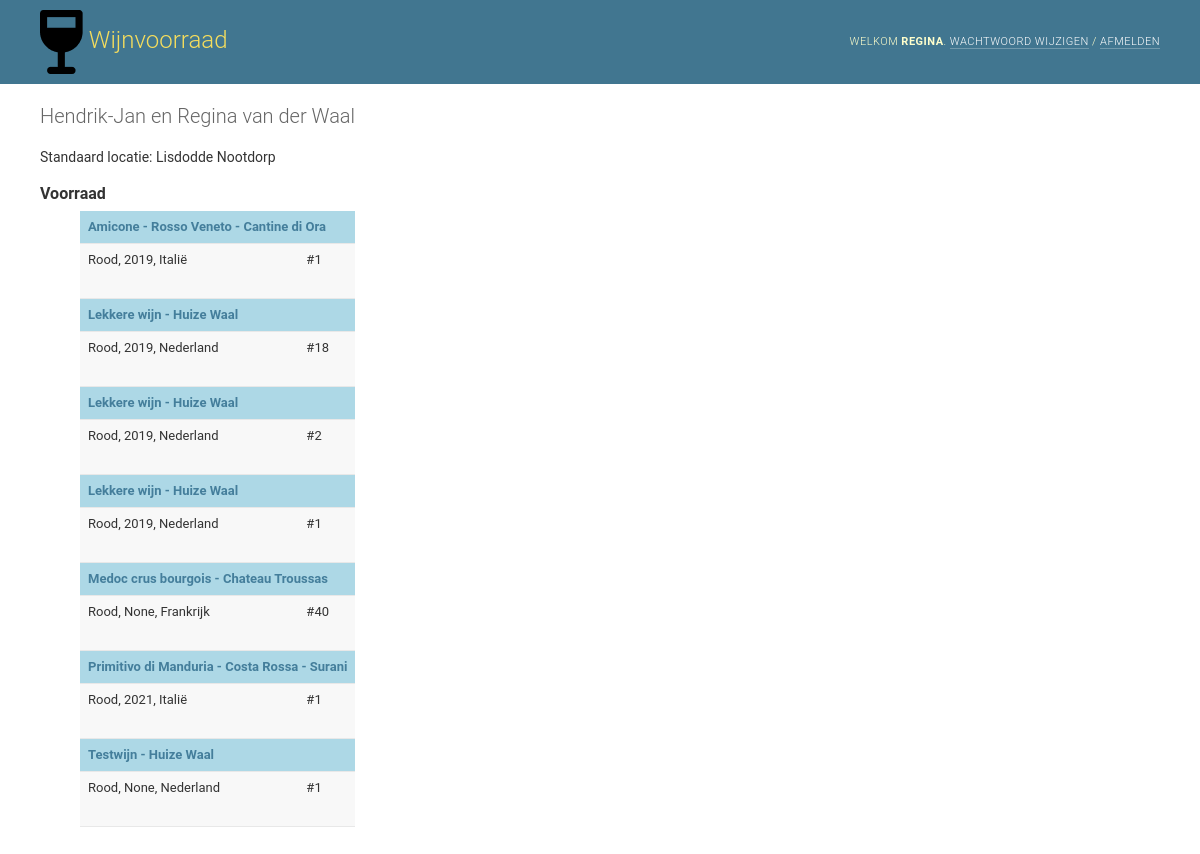
/WijnVoorraad/deelnemer/2/ (signed in), run on an earlier commit of the app's database.
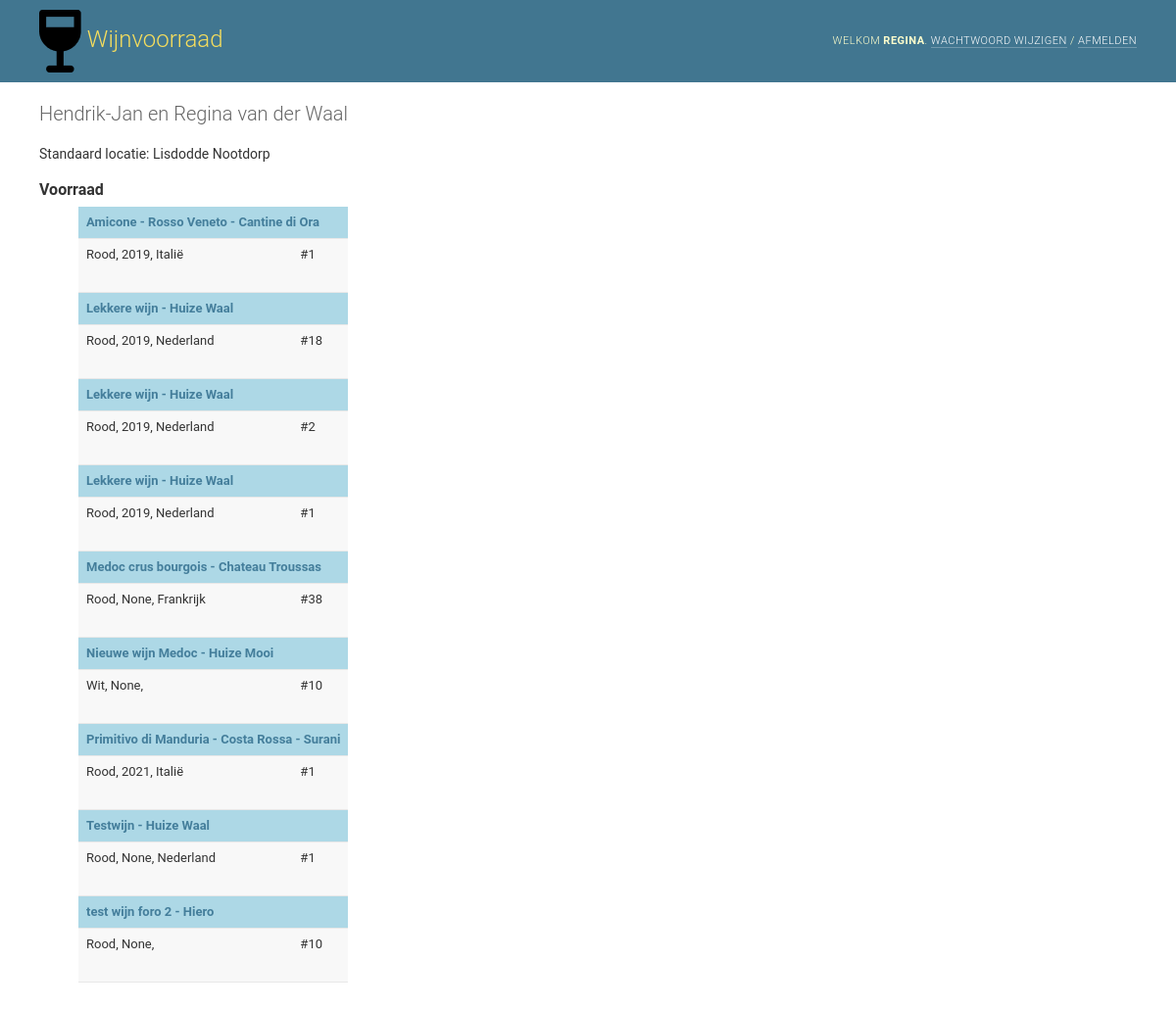
And on a later commit of the database.
### WijnVoorraad/models.py (models this page shows, shortened)
class WijnVoorraad(models.Model):
    wijn = models.ForeignKey(Wijn, on_delete=models.PROTECT)
    deelnemer = models.ForeignKey(Deelnemer, on_delete=models.PROTECT)
    ontvangst = models.ForeignKey(Ontvangst, on_delete=models.PROTECT)
    locatie = models.ForeignKey(Locatie, on_delete=models.PROTECT)
    vak = models.ForeignKey(Vak, on_delete=models.PROTECT, null=True, blank=True)
    aantal = models.IntegerField(default=0)
    class Meta:
        ordering = ["wijn", "deelnemer", "locatie", "vak"]
        verbose_name = "Wijnvoorraad"
        verbose_name_plural = "wijnvoorraad"
        constraints = [
            models.UniqueConstraint(
                name="unique_wijnvoorraad",
                fields=["wijn", "deelnemer", "locatie", "vak"],
                deferrable=Deferrable.DEFERRED,
            )
        ]

class Wijn(models.Model):
    naam = models.CharField(max_length=200)
    domein = models.CharField(max_length=200)
    wijnsoort = models.ForeignKey(WijnSoort, on_delete=models.PROTECT)
    def validate_jaartal(jaartal):
        if not (1900 < jaartal < 2500):
            raise ValidationError(
                (
                    "%(jaartal)s is geen geldig jaartal. Het jaartal moet liggen tussen 1901 en 2499"
                ),
                params={"jaartal": jaartal},
            )
    jaar = models.PositiveSmallIntegerField(
        null=True, blank=True, validators=[validate_jaartal]
    )
    land = models.CharField(max_length=200, blank=True)
    streek = models.CharField(max_length=200, blank=True)
    classificatie = models.CharField(max_length=200, blank=True)
    leverancier = models.CharField(max_length=200, blank=True)
    website = models.URLField(max_length=200, blank=True)
    opmerking = models.CharField(max_length=200, blank=True)
    foto = models.ImageField(upload_to='images/', null=True, blank=True)
    datumAangemaakt = models.DateTimeField(auto_now_add=True)
    datumAfgesloten = models.DateTimeField(null=True, blank=True)
    wijnDruivensoorten = models.ManyToManyField(
        DruivenSoort,
        through="WijnDruivensoort",
        through_fields=("wijn", "druivensoort"),
        null=True, blank=True
        )
    class Meta:
        ordering = ["naam"]
        verbose_name_plural = "wijnen"
        constraints = [
            models.UniqueConstraint(
                name="unique_wijn",
                fields=["naam", "domein"],
                deferrable=Deferrable.DEFERRED,
            )
        ]

class WijnSoort(models.Model):
    omschrijving = models.CharField(max_length=200)
    class Meta:
        ordering = ["omschrijving"]
        verbose_name = "wijnsoort"
        verbose_name_plural = "wijnsoorten"

### WijnVoorraad/views.py (the view)
# urls.py: path('deelnemer/<int:pk>/', DeelnemerDetailView.as_view(), name='deelnemerdetail'),
class DeelnemerDetailView(LoginRequiredMixin, DetailView):
    model = Deelnemer
    context_object_name = 'deelnemer'
    def get_context_data(self, **kwargs):
        context = super().get_context_data(**kwargs)
        context['voorraad_list'] = WijnVoorraad.objects.filter(deelnemer=self.object)
        return context

### WijnVoorraad/models.py (called while the page is built)
    def __str__(self):
        return self.omschrijving

### WijnVoorraad/templates/WijnVoorraad/deelnemer_detail.html
{% extends "./base.html" %}
{% block content %}
<h1>{{ deelnemer.naam }}</h1>
<p>Standaard locatie: {{ object.standaardLocatie }}</p>
<h2>Voorraad</h2>
<ul>
    <table>
        {% for v in voorraad_list %}
            <tr class="mainrow">
                <td colspan="2" class="mainrow">
                    <b><a href="{% url 'WijnVoorraad:wijndetail' v.id %}">{{ v.wijn.naam }} - {{ v.wijn.domein }}</a></b>
                </td>
            </tr>
            <tr class="nextrow">
                <td class="nextrow">
                    {{ v.wijn.wijnsoort.omschrijving }},
                    {{ v.wijn.jaar }},
                    {{ v.wijn.land }}
                </td>
                <td class="nextrow">
                    #{{ v.aantal }}
                </td>
            </tr>
        {% endfor %}
        </table>
</ul>
{% endblock %}

What changed in the data, as far as the page shows it:
changed WijnVoorraad "Medoc crus bourgois": aantal "40" → "38"
added WijnVoorraad: wijn.naam "Nieuwe wijn Medoc", wijn.domein "Huize Mooi", wijn.wijnsoort.omschrijving "Wit", wijn.jaar "None", aantal "10"
added WijnVoorraad: wijn.naam "test wijn foro 2", wijn.domein "Hiero", wijn.wijnsoort.omschrijving "Rood", wijn.jaar "None", aantal "10"
